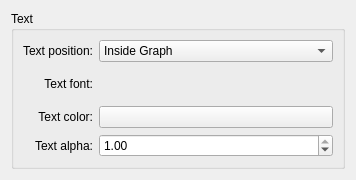
<?xml version="1.0" encoding="UTF-8"?>
<ui version="4.0">
 <class>KWin::ShowFpsEffectConfigForm</class>
 <widget class="QWidget" name="KWin::ShowFpsEffectConfigForm">
  <property name="geometry">
   <rect>
    <x>0</x>
    <y>0</y>
    <width>356</width>
    <height>180</height>
   </rect>
  </property>
  <layout class="QVBoxLayout">
   <item>
    <widget class="QGroupBox" name="groupBox">
     <property name="title">
      <string>Text</string>
     </property>
     <layout class="QGridLayout" name="gridLayout">
      <item row="0" column="0">
       <widget class="QLabel" name="label">
        <property name="text">
         <string>Text position:</string>
        </property>
        <property name="alignment">
         <set>Qt::AlignRight|Qt::AlignTrailing|Qt::AlignVCenter</set>
        </property>
        <property name="buddy">
         <cstring>kcfg_TextPosition</cstring>
        </property>
       </widget>
      </item>
      <item row="0" column="1">
       <widget class="QComboBox" name="kcfg_TextPosition">
        <property name="sizePolicy">
         <sizepolicy hsizetype="Expanding" vsizetype="Fixed">
          <horstretch>0</horstretch>
          <verstretch>0</verstretch>
         </sizepolicy>
        </property>
        <item>
         <property name="text">
          <string>Inside Graph</string>
         </property>
        </item>
        <item>
         <property name="text">
          <string>Nowhere</string>
         </property>
        </item>
        <item>
         <property name="text">
          <string>Top Left</string>
         </property>
        </item>
        <item>
         <property name="text">
          <string>Top Right</string>
         </property>
        </item>
        <item>
         <property name="text">
          <string>Bottom Left</string>
         </property>
        </item>
        <item>
         <property name="text">
          <string>Bottom Right</string>
         </property>
        </item>
       </widget>
      </item>
      <item row="1" column="0">
       <widget class="QLabel" name="label_2">
        <property name="text">
         <string>Text font:</string>
        </property>
        <property name="alignment">
         <set>Qt::AlignRight|Qt::AlignTrailing|Qt::AlignVCenter</set>
        </property>
       </widget>
      </item>
      <item row="1" column="1">
       <widget class="KFontRequester" name="kcfg_TextFont">
        <property name="sizePolicy">
         <sizepolicy hsizetype="Expanding" vsizetype="Preferred">
          <horstretch>0</horstretch>
          <verstretch>0</verstretch>
         </sizepolicy>
        </property>
       </widget>
      </item>
      <item row="2" column="0">
       <widget class="QLabel" name="label_3">
        <property name="text">
         <string>Text color:</string>
        </property>
        <property name="alignment">
         <set>Qt::AlignRight|Qt::AlignTrailing|Qt::AlignVCenter</set>
        </property>
        <property name="buddy">
         <cstring>kcfg_TextColor</cstring>
        </property>
       </widget>
      </item>
      <item row="2" column="1">
       <widget class="KColorButton" name="kcfg_TextColor">
        <property name="sizePolicy">
         <sizepolicy hsizetype="Expanding" vsizetype="Fixed">
          <horstretch>0</horstretch>
          <verstretch>0</verstretch>
         </sizepolicy>
        </property>
       </widget>
      </item>
      <item row="3" column="0">
       <widget class="QLabel" name="label_4">
        <property name="text">
         <string>Text alpha:</string>
        </property>
        <property name="alignment">
         <set>Qt::AlignRight|Qt::AlignTrailing|Qt::AlignVCenter</set>
        </property>
        <property name="buddy">
         <cstring>kcfg_TextAlpha</cstring>
        </property>
       </widget>
      </item>
      <item row="3" column="1">
       <widget class="QDoubleSpinBox" name="kcfg_TextAlpha">
        <property name="sizePolicy">
         <sizepolicy hsizetype="Expanding" vsizetype="Fixed">
          <horstretch>0</horstretch>
          <verstretch>0</verstretch>
         </sizepolicy>
        </property>
        <property name="decimals">
         <number>2</number>
        </property>
        <property name="maximum">
         <double>1.000000000000000</double>
        </property>
        <property name="singleStep">
         <double>0.100000000000000</double>
        </property>
        <property name="value">
         <double>1.000000000000000</double>
        </property>
       </widget>
      </item>
     </layout>
    </widget>
   </item>
  </layout>
 </widget>
 <customwidgets>
  <customwidget>
   <class>KColorButton</class>
   <extends>QPushButton</extends>
   <header>kcolorbutton.h</header>
  </customwidget>
  <customwidget>
   <class>KFontRequester</class>
   <extends>QWidget</extends>
   <header>kfontrequester.h</header>
  </customwidget>
 </customwidgets>
 <resources/>
 <connections/>
</ui>
